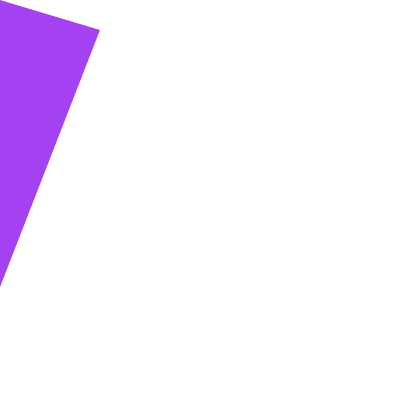
Frame 1 (no input)
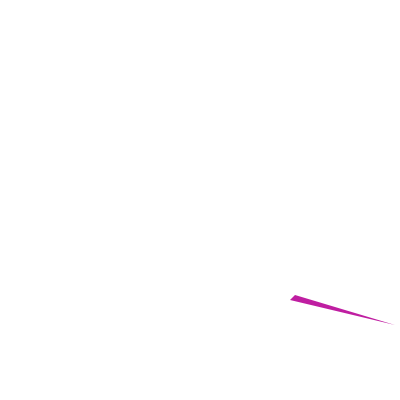
Frame 60 (the mouse pressed at the canvas centre just before this capture)
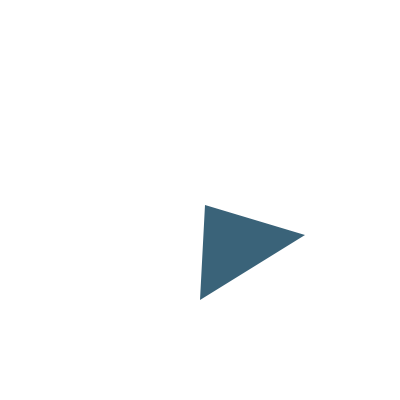
Frame 120 (the mouse held since frame 60 and released just before this capture)

The Processing sketch that drew these frames (run headless with seeded random() and noise(); from frame 60 on, the mouse is pressed at the canvas centre):

// Processing sketch: processing_132887
// ── processing_132887.pde

void setup() { 
  size(400,400);
 noStroke(); }
int x=0;
int speed=5;
void draw(){ 
  float r=random(255);
  float g=random(255);
  float b=random(255);
  background(255); 
  frameRate(30); 
  fill(r,g,b);
  triangle(x,x,x-5,300,x+100,x+30); 
  x=x+speed;
if ((x<0)||(x>=400)){ speed=speed*-1;
}
}
